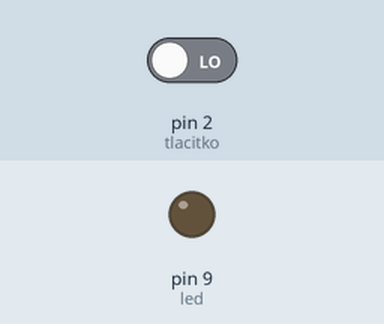
The sketch below on a simulated Arduino Uno, built with avr-gcc and run on an emulated ATmega328P. On the bench: output pins drawn as LEDs (lit = HIGH). The inputs (shaded band) are chosen by the test bench; at power-on: pin 2 (tlacitko) LOW.

Above: at 1.2 s.
1.3 s: pin 2 (tlacitko) driven HIGH
At 2.4 s:
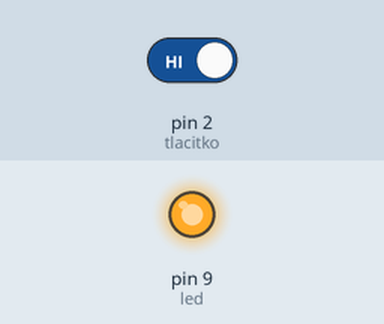
2.8 s: pin 2 (tlacitko) driven LOW
At 3.5 s:
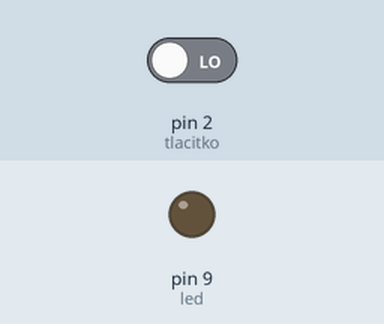
Timing chart, 0 to 5.8 s (numbered marks = the images above; inputs shaded):
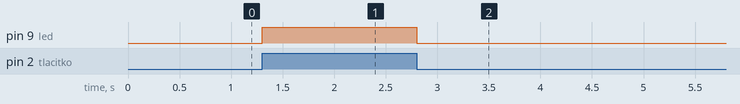

The sketch:

03_code.ino
```cpp
int led = 9;
int tlacitko = 2;

int stavTlacitka = 0;

void setup() {
  // put your setup code here, to run once:
  pinMode(led, OUTPUT);
  pinMode(tlacitko, INPUT);
}

// the loop function runs over and over again forever
void loop() {
  stavTlacitka = digitalRead(tlacitko);

  if (stavTlacitka == HIGH) {
    digitalWrite(led, HIGH);
  } else {
    digitalWrite(led, LOW);
  }
}
```

Measured:
- after the input at 1.3 s, pin 9 (led): LOW → HIGH at once
- after the input at 2.8 s, pin 9 (led): HIGH → LOW at once
